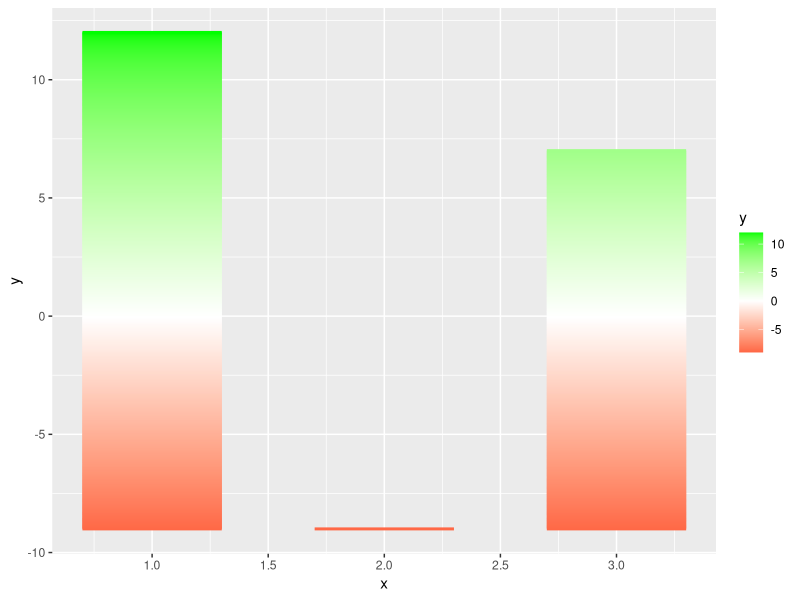

Write the R code that produced this figure.
#!/usr/bin/env Rscript
# instead of geom_bar() or geom_col() for the bars, 
# we actually use geom_segment() the approach is like points actually, but we just put 
# horizontal line segments.
library(tidyverse)
library(Cairo)

d <- data.frame(x=1:3, y = c(12, -9, 7))
rownames(d) <- sprintf("%02i", as.integer(rownames(d)))
lx <- dim(d)[1]
minl <- min(d$y)
barwidth <- 0.6
bd2 <- barwidth/2

# interpolate values from zero to y
vals <- lapply(d$y, function(y) seq(minl, y, by = 0.05))
y <- unlist(vals)
# create corresponding number of x values
mid <- rep(d$x, lengths(vals))
# so what we're going to do is generate horizontal line segmetns and so fill a bar
# stacking them upon each other to reach the required value.
d2 <- data.frame(x = mid - bd2, xend = mid + bd2, y = y, yend = y)

CairoPNG("fname.png", 800, 800)
ggplot(data = d2, aes(x = x, xend = xend, y = y, yend = yend, color = y)) +
  geom_segment(size = 1) +
  scale_color_gradient2(low = "red", mid = "white", high = "green", midpoint = 0)
dev.off()
